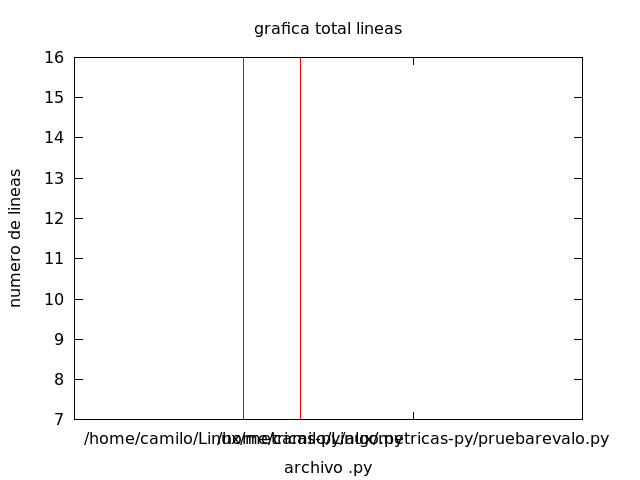

Source code (gnuplot):
set terminal pngcairo 
set output "lineas.png"
set ylabel "numero de lineas"
set xlabel "archivo .py"
set title "grafica total lineas"
plot "Total.txt" u 2:xtic(1) w histogram notitle 

